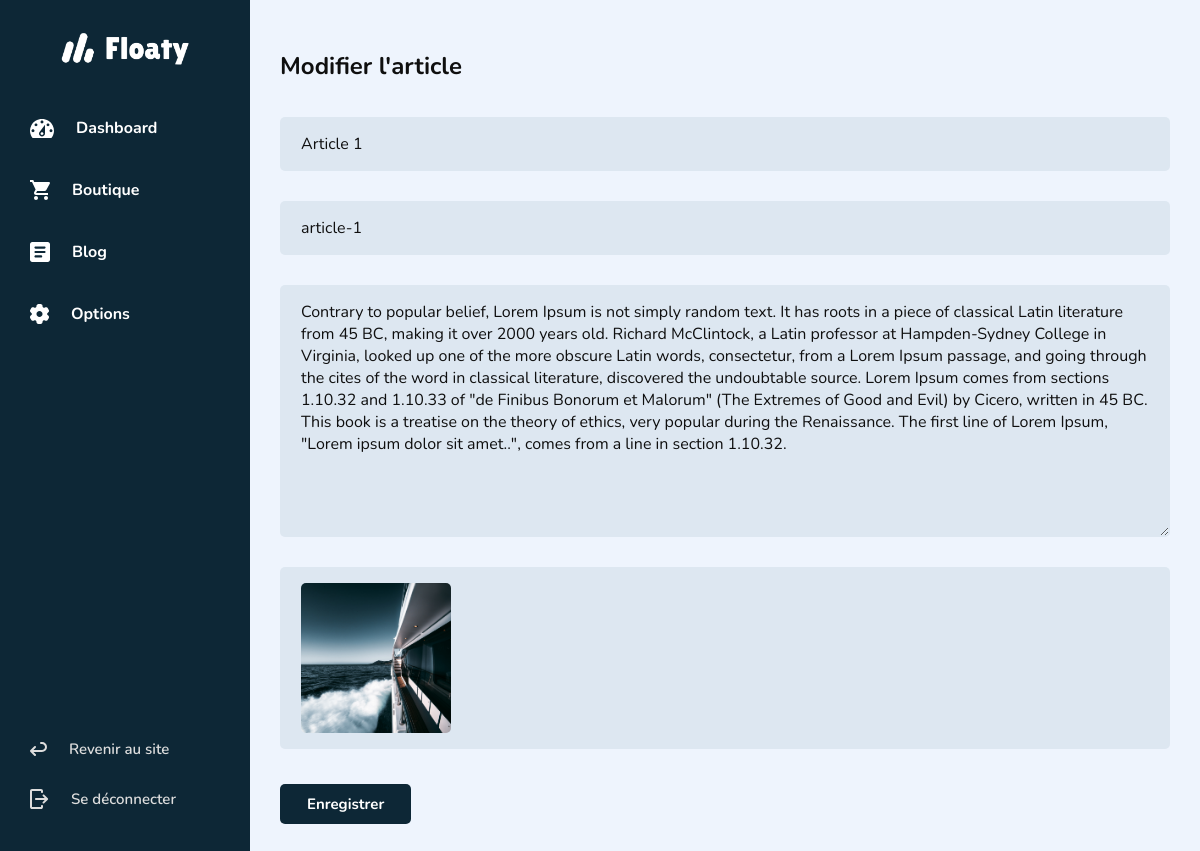
Screenshot of /admin/edit_post&slug=article-1 (signed in) with the database file from the repository.
### tables this page shows
CREATE TABLE `posts` (
  `id` int(11) NOT NULL,
  `title` varchar(255) NOT NULL,
  `content` longtext NOT NULL,
  `slug` varchar(255) NOT NULL,
  `image` varchar(255) NOT NULL,
  `date` datetime NOT NULL
);

### Controllers/Admin/AdminBlogController.class.php (called while the page is built, shortened)
<?php
class AdminBlogController extends AdminController {
    private $adminBlogModel;
    public function __construct() {
        $this->adminBlogModel = new AdminBlogModel();
    }
    public function getEditPost( $slug ) {
        $datas = $this->adminBlogModel->getEditPostDatas( $slug );
        require_once('Views/admin/base.html.php');
    }
}

### index.php (called while the page is built, shortened)
<?php
require_once('Autoloader.class.php');
require_once('router.php');

### Autoloader.class.php (called while the page is built, shortened)
<?php
class Autoloader {
  static function autoload( $class_name ) {
    $class_name = str_replace('\\', '/', $class_name);
  }
}
?>

### Models/DatabaseModel.class.php (called while the page is built, shortened)
<?php
class DatabaseModel extends ConfigDatabase {
    private $db_name;
    private $db_user;
    private $db_pass;
    private $db_host;
    private $pdo;
    public function __construct() {
        $ConfigDB = new ConfigDatabase();
        $this->db_name = $ConfigDB->db_name_conf;
        $this->db_user = $ConfigDB->db_user_conf;
        $this->db_pass = $ConfigDB->db_pass_conf;
        $this->db_host = $ConfigDB->db_host_conf;
    }
    public function getPDO() {
        if ( $this->pdo === null ) {
            $dsn = "mysql:host=$this->db_host;dbname=$this->db_name;charset=UTF8";
            $pdo = new \PDO($dsn, $this->db_user, $this->db_pass);
            $pdo->setAttribute(\PDO::ATTR_ERRMODE, \PDO::ERRMODE_EXCEPTION);
            $this->pdo = $pdo;
        }
        return $this->pdo;
    }
}

### config/ConfigDatabase.class.php (called while the page is built, shortened)
<?php
class ConfigDatabase {
    public function __construct() {
        if ( $_SERVER['SERVER_NAME'] === 'floaty.local' ) {
            $this->db_name_conf = 'floaty';
            $this->db_user_conf = 'root';
            $this->db_pass_conf = 'root';
            $this->db_host_conf = 'localhost';
        } else {
            $this->db_name_conf = 'serv_name';
            $this->db_user_conf = 'serv_user';
            $this->db_pass_conf = 'serv_pass';
            $this->db_host_conf = 'serv_host';
        }
    }
}

### Models/Admin/AdminBlogModel.class.php (called while the page is built, shortened)
<?php
class AdminBlogModel extends AdminModel {
    public function getEditPostDatas( $slug ) {
        $stmt = $this->getPDO()->prepare("SELECT * FROM posts WHERE slug=?");
        $stmt->execute([$slug]);
        $post = $stmt->fetch();
        $datas = [
            "title"    => "Modifier l'article",
            "view"     => "Views/admin/blog/edit-post.php",
            "post"     => $post,
        ];
        return $datas;
    }
}

### Views/admin/blog/edit-post.php (the view, shortened to what this page needs)
<div id="edit-post">
    <h2><?= $datas['title']; ?></h2>
    <form method="post" action="blog&action=edit_post_treatment&id=<?= $datas['post']['id'] ?>" enctype="multipart/form-data">
        <input type="text" name="edit-title" placeholder="Titre" value="<?= $datas['post']['title'] ?>"/>
        <input type="text" name="edit-slug" placeholder="Slug" value="<?= $datas['post']['slug'] ?>"/>
        <textarea name="edit-content" placeholder="Contenu" rows="10"><?= $datas['post']['content'] ?></textarea>
        <?php if ( $datas['post']['image'] ) :?>
            <div class="input-image">
                <div class="image" style="background-image: url('<?= SITE_URL ?>/uploads/<?= $datas['post']['image'] ?>');">
                </div>
            </div>
        <?php else : ?>
            <input type="file" name="edit-image" accept="image/*"/>
        <?php endif ?>
        <input class="btn btn_secondary" type="submit" value="Enregistrer"/>
    </form>
</div>

### public/styles/admin.css (style rules this page uses)
*, *::before, *::after { box-sizing: border-box; }
html { font-family: sans-serif; -webkit-text-size-adjust: 100%; -ms-text-size-adjust: 100%; }
body { margin: 0; }
button, input, optgroup, select, textarea { color: inherit; font: inherit; margin: 0; }
button, html input[type=button], input[type=reset], input[type=submit] { -webkit-appearance: button; -moz-appearance: button; appearance: button; cursor: pointer; }
input { line-height: normal; }
textarea { overflow: auto; }
html { --black: #0F0F0F; --white: #FFFFFF; --global-color: #0d2736; --light-grey: #dddddd; --light-grey-blue: #eef4fd; --font: "Nunito", sans-serif; --regular: 400; --semi-bold: 600; --bold: 700; --shadow: 0px 0px 30px 0px rgb(0 0 0 / 20%); --shadow-light: 0px 0px 30px 0px rgb(0 0 0 / 10%); --mask: linear-gradient(to top, var(--global-color),rgba(0,0,0,0.1)); --mask-cover: #0d27364e; --radius_big: 20px; --radius: 10px; --radius_small: 5px; --header-height: 94px; --nav-width: 250px; }
html { font-family: var(--font); background-color: var(--white); color: var(--black); scroll-behavior: smooth; box-sizing: border-box; color-scheme: dark; }
body { display: flex; flex-flow: column; min-height: 100vh; background-color: var(--global-color); }
.btn { text-decoration: none; border-radius: var(--radius_small); font-weight: var(--bold); padding: 10px 27px; font-size: 15px; transition: 0.2s; cursor: pointer; display: inline-block; }
.btn_secondary { background-color: var(--global-color); color: var(--white); }
form { display: flex; justify-content: space-between; flex-flow: row wrap; }
form input:not([type=submit]), form textarea { background-color: rgba(134, 163, 180, 0.16); border-radius: var(--radius_small); border: 1px solid transparent; box-sizing: border-box; margin: 15px 0; padding: 15px 20px; width: 100%; }
form input[type=submit] { border: 0; margin-top: 20px; }
.admin-container .content #edit-post, .admin-container .content #edit-product { padding: 30px; }
.admin-container .content #edit-post .input-image, .admin-container .content #edit-product .input-image { background-color: rgba(134, 163, 180, 0.16); border-radius: var(--radius_small); border: 1px solid transparent; box-sizing: border-box; margin: 15px 0; padding: 15px 20px; width: 100%; gap: 20px; }
.admin-container .content #edit-post .input-image .image, .admin-container .content #edit-product .input-image .image { background-repeat: no-repeat; background-position: center; background-size: cover; position: relative; border-radius: var(--radius_small); width: 150px; height: 150px; }

### rows the page displays
posts: edit-title "Article 1", edit-slug "article-1", edit-content "Contrary to popular belief, Lorem Ipsum is not simply random text. It has roots in a piece of classical Latin literature from 45 BC, making it over 2000 years old. Richard McClintock, a Latin professor at Hampden-Sydney College in Virginia, looked up one of the more obscure Latin words, consectetur, from a Lorem Ipsum passage, and going through the cites of the word in classical literature, discovered the undoubtable source. Lorem Ipsum comes from sections 1.10.32 and 1.10.33 of \"de Finibus Bonorum et Malorum\" (The Extremes of Good and Evil) by Cicero, written in 45 BC. This book is a treatise on the theory of ethics, very popular during the Renaissance. The first line of Lorem Ipsum,…", image (picture)

### other values shown
$datas['title'] "Modifier l'article"
